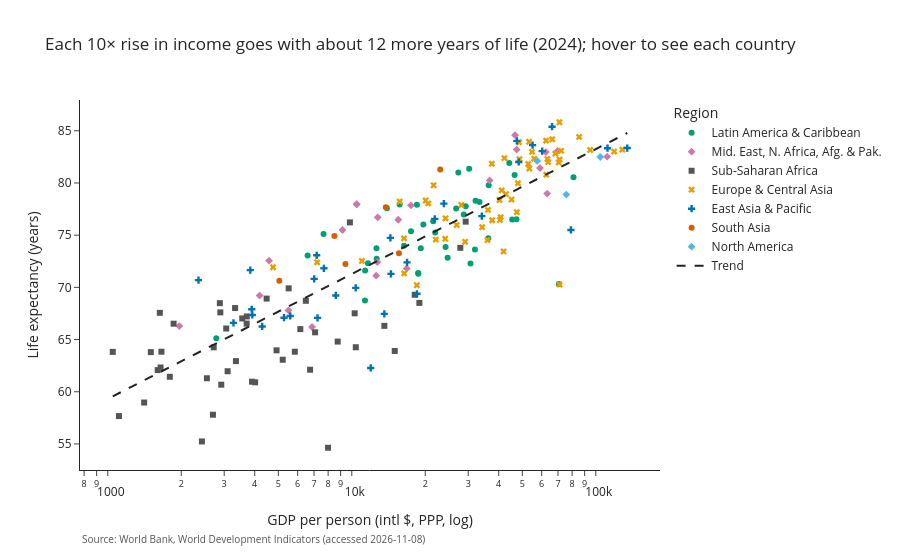

The cell this chart's notebook holds for it:
### Code cell
fig = px.scatter(sc.reset_index(), x="gdp_per_capita", y="life_expectancy", color="region", symbol="region",
                 color_discrete_map=REGION_COLORS, log_x=True, hover_name="country",
                 hover_data={"region": False, "gdp_per_capita": ":$,.0f", "life_expectancy": ":.1f", "residual": ":+.1f",
                             "population": ":,.0f"},
                 labels={"gdp_per_capita": "GDP per person (intl $, PPP, log)", "life_expectancy": "Life expectancy (years)",
                         "residual": "Years vs trend", "region": "Region"},
                 title=f"Each 10× rise in income goes with about {slope:.0f} more years of life ({LATEST}); hover to see each country")
fig.add_trace(go.Scatter(x=10 ** xs, y=intercept + slope * xs, mode="lines", name="Trend",
                         line=dict(color="#222222", dash="dash"), hoverinfo="skip"))
save_plotly(fig, "p5_scatter_interactive")

### Figure 1 — Plotly figure (JSON) as saved in the notebook; plotly's stock layout.template omitted (floating-point values rounded to 4 significant figures; data arrays with more than 128 entries replaced by an {"elided": "..."} marker saying what was removed)
{"data": [{"customdata": [["Latin America & Caribbean", -2.646, 107995], ["Latin America & Caribbean", 1.145, 45696159], ["Latin America & Caribbean", 0.8996, 93772], ["Latin America & Caribbean", -3.262, 401283], ["Latin America & Caribbean", 1.249, 417072], ["Latin America & Caribbean", -3.19, 12413315], ["Latin America & Caribbean", 1.232, 211998573], ["Latin America & Caribbean", 1.06, 282467], ["Latin America & Caribbean", 4.324, 19764771], ["Latin America & Caribbean", 3.441, 52886363], ["Latin America & Caribbean", 4.492, 5129910], ["Latin America & Caribbean", 0.2187, 155967], ["Latin America & Caribbean", -1.611, 74457], ["Latin America & Caribbean", -3.25, 66205], ["Latin America & Caribbean", -2.011, 11427557], ["Latin America & Caribbean", 4.579, 18135478], ["Latin America & Caribbean", 1.183, 117207], ["Latin America & Caribbean", 0.2467, 18406359], ["Latin America & Caribbean", -11.11, 831087], ["Latin America & Caribbean", 3.93, 10825703], ["Latin America & Caribbean", 0.4841, 11772557], ["Latin America & Caribbean", -0.3278, 2839175], ["Latin America & Caribbean", -4.821, 46843], ["Latin America & Caribbean", -3.133, 179744], ["Latin America & Caribbean", -0.1066, 130861007], ["Latin America & Caribbean", 5.204, 6916140], ["Latin America & Caribbean", 1.782, 4515577], ["Latin America & Caribbean", 4.314, 34217848], ["Latin America & Caribbean", 2.897, 3202521], ["Latin America & Caribbean", 0.1413, 6929153], ["Latin America & Caribbean", 0.2295, 6338193], ["Latin America & Caribbean", -0.9075, 634431], ["Latin America & Caribbean", -2.828, 43350], ["Latin America & Caribbean", 0.6352, 46535], ["Latin America & Caribbean", -3.701, 1368333], ["Latin America & Caribbean", 0.9381, 3386588], ["Latin America & Caribbean", -3.155, 100616], ["Latin America & Caribbean", 1.506, 104377]], "hovertemplate": "<b>%{hovertext}</b><br><br>GDP per person (intl $, PPP, log)=%{x:$,.0f}<br>Life expectancy (years)=%{y:.1f}<br>Years vs trend=%{customdata[1]:+.1f}<br>population=%{customdata[2]:,.0f}<extra></extra>", "hovertext": ["Aruba", "Argentina", "Antigua and Barbuda", "Bahamas", "Belize", "Bolivia", "Brazil", "Barbados", "Chile", "Colombia", "Costa Rica", "Curacao", "Cayman Islands", "Dominica", "Dominican Republic", "Ecuador", "Grenada", "Guatemala", "Guyana", "Honduras", "Haiti", "Jamaica", "St. Kitts and Nevis", "St. Lucia", "Mexico", "Nicaragua", "Panama", "Peru", "Puerto Rico (US)", "Paraguay", "El Salvador", "Suriname", "Sint Maarten (Dutch part)", "Turks and Caicos Islands", "Trinidad and Tobago", "Uruguay", "St. Vincent and the Grenadines", "Virgin Islands (U.S.)"], "legendgroup": "Latin America & Caribbean", "marker": {"color": "#009E73", "symbol": "circle"}, "mode": "markers", "name": "Latin America & Caribbean", "orientation": "v", "showlegend": true, "type": "scatter", "x": [45430.0, 26770.0, 29300.0, 36240.0, 12620.0, 11330.0, 19650.0, 21560.0, 30270.0, 18480.0, 27330.0, 28760.0, 81000.0, 18740.0, 24230.0, 13920.0, 17480.0, 12640.0, 70520.0, 6591.0, 2784.0, 11340.0, 30660.0, 24700.0, 21970.0, 7661.0, 36390.0, 15710.0, 44220.0, 16370.0, 11650.0, 19180.0, 47300.0, 33390.0, 31960.0, 32150.0, 18710.0, 46480.0], "xaxis": "x", "y": [76.5, 77.54, 77.77, 74.71, 73.74, 68.74, 76.02, 76.33, 81.36, 77.91, 81.0, 76.99, 80.54, 71.29, 73.87, 77.58, 75.37, 72.75, 70.32, 73.04, 65.12, 71.61, 72.28, 72.85, 75.26, 75.1, 79.78, 77.94, 81.9, 73.98, 72.3, 73.76, 76.53, 78.18, 73.62, 78.29, 71.38, 80.77], "yaxis": "y"}, {"customdata": [["Mid. East, N. Africa, Afg. & Pak.", 3.466, 42647492], ["Mid. East, N. Africa, Afg. & Pak.", 1.699, 10986400], ["Mid. East, N. Africa, Afg. & Pak.", 0.9137, 1588670], ["Mid. East, N. Africa, Afg. & Pak.", -3.128, 1168722], ["Mid. East, N. Africa, Afg. & Pak.", 2.917, 46814308], ["Mid. East, N. Africa, Afg. & Pak.", -2.17, 116538258], ["Mid. East, N. Africa, Afg. & Pak.", 3.67, 91567738], ["Mid. East, N. Africa, Afg. & Pak.", -0.1085, 46042015], ["Mid. East, N. Africa, Afg. & Pak.", 3.832, 10002200], ["Mid. East, N. Africa, Afg. & Pak.", 6.463, 11552876], ["Mid. East, N. Africa, Afg. & Pak.", 5.295, 4897263], ["Mid. East, N. Africa, Afg. & Pak.", 6.426, 5805962], ["Mid. East, N. Africa, Afg. & Pak.", -1.354, 7381023], ["Mid. East, N. Africa, Afg. & Pak.", 4.667, 38081173], ["Mid. East, N. Africa, Afg. & Pak.", 2.161, 568847], ["Mid. East, N. Africa, Afg. & Pak.", 2.206, 5281538], ["Mid. East, N. Africa, Afg. & Pak.", -0.3764, 251269164], ["Mid. East, N. Africa, Afg. & Pak.", 2.452, 5289152], ["Mid. East, N. Africa, Afg. & Pak.", -1.281, 2857822], ["Mid. East, N. Africa, Afg. & Pak.", -1.879, 35300280], ["Mid. East, N. Africa, Afg. & Pak.", 5.338, 24672760], ["Mid. East, N. Africa, Afg. & Pak.", 4.158, 12277109]], "hovertemplate": "<b>%{hovertext}</b><br><br>GDP per person (intl $, PPP, log)=%{x:$,.0f}<br>Life expectancy (years)=%{y:.1f}<br>Years vs trend=%{customdata[1]:+.1f}<br>population=%{customdata[2]:,.0f}<extra></extra>", "hovertext": ["Afghanistan", "United Arab Emirates", "Bahrain", "Djibouti", "Algeria", "Egypt", "Iran", "Iraq", "Israel", "Jordan", "Kuwait", "Lebanon", "Libya", "Morocco", "Malta", "Oman", "Pakistan", "West Bank & Gaza", "Qatar", "Saudi Arabia", "Syria", "Tunisia"], "legendgroup": "Mid. East, N. Africa, Afg. & Pak.", "marker": {"color": "#CC79A7", "symbol": "diamond"}, "mode": "markers", "name": "Mid. East, N. Africa, Afg. & Pak.", "orientation": "v", "showlegend": true, "type": "scatter", "x": [1964.0, 69700.0, 59060.0, 6871.0, 15500.0, 16800.0, 17480.0, 12730.0, 47390.0, 10470.0, 46660.0, 10470.0, 12580.0, 9163.0, 62400.0, 36720.0, 5502.0, 4191.0, 111300.0, 63190.0, 4579.0, 12770.0], "xaxis": "x", "y": [66.29, 83.07, 81.42, 66.2, 76.47, 71.81, 77.85, 72.42, 83.2, 77.98, 84.58, 77.94, 71.12, 75.49, 82.96, 80.25, 67.8, 69.21, 82.52, 78.98, 72.56, 76.71], "yaxis": "y"}, {"customdata": {"elided": "46x3 mixed values"}, "hovertemplate": "<b>%{hovertext}</b><br><br>GDP per person (intl $, PPP, log)=%{x:$,.0f}<br>Life expectancy (years)=%{y:.1f}<br>Years vs trend=%{customdata[1]:+.1f}<br>population=%{customdata[2]:,.0f}<extra></extra>", "hovertext": ["Angola", "Burundi", "Benin", "Burkina Faso", "Botswana", "Central African Republic", "Côte d'Ivoire", "Cameroon", "DR Congo", "Congo", "Comoros", "Cabo Verde", "Ethiopia", "Gabon", "Ghana", "Guinea", "Gambia", "Guinea-Bissau", "Equatorial Guinea", "Kenya", "Liberia", "Lesotho", "Madagascar", "Mali", "Mozambique", "Mauritania", "Mauritius", "Malawi", "Namibia", "Niger", "Nigeria", "Rwanda", "Sudan", "Senegal", "Sierra Leone", "Somalia, Fed. Rep.", "Sao Tome and Principe", "Eswatini", "Seychelles", "Chad", "Togo", "Tanzania", "Uganda", "South Africa", "Zambia", "Zimbabwe"], "legendgroup": "Sub-Saharan Africa", "marker": {"color": "#555555", "symbol": "square"}, "mode": "markers", "name": "Sub-Saharan Africa", "orientation": "v", "showlegend": true, "type": "scatter", "x": [8753.0, 1048.0, 3901.0, 2549.0, 18110.0, 1111.0, 6747.0, 4917.0, 1602.0, 6153.0, 3556.0, 9826.0, 2892.0, 18920.0, 7073.0, 4016.0, 3058.0, 2718.0, 15000.0, 5842.0, 1646.0, 2698.0, 1659.0, 2918.0, 1501.0, 6483.0, 27840.0, 1634.0, 10280.0, 1796.0, 7994.0, 3325.0, 1861.0, 4478.0, 3099.0, 1409.0, 5512.0, 10390.0, 29290.0, 2431.0, 3351.0, 3713.0, 2880.0, 13600.0, 3708.0, 5212.0], "xaxis": "x", "y": [64.81, 63.82, 60.96, 61.29, 69.29, 57.67, 62.11, 63.97, 62.07, 66.0, 67.02, 76.22, 67.6, 68.51, 65.69, 60.9, 66.06, 64.25, 63.91, 63.83, 62.32, 57.8, 63.84, 60.67, 63.8, 68.71, 73.79, 67.56, 67.52, 61.43, 54.63, 68.02, 66.52, 68.92, 61.96, 58.97, 69.91, 64.26, 76.3, 55.24, 62.94, 67.21, 68.49, 66.31, 66.53, 63.06], "yaxis": "y"}, {"customdata": {"elided": "53x3 mixed values"}, "hovertemplate": "<b>%{hovertext}</b><br><br>GDP per person (intl $, PPP, log)=%{x:$,.0f}<br>Life expectancy (years)=%{y:.1f}<br>Years vs trend=%{customdata[1]:+.1f}<br>population=%{customdata[2]:,.0f}<extra></extra>", "hovertext": ["Albania", "Andorra", "Armenia", "Austria", "Azerbaijan", "Belgium", "Bulgaria", "Bosnia and Herzegovina", "Belarus", "Switzerland", "Cyprus", "Czechia", "Germany", "Denmark", "Spain", "Estonia", "Finland", "France", "Faroe Islands", "United Kingdom", "Georgia", "Greece", "Greenland", "Croatia", "Hungary", "Ireland", "Iceland", "Italy", "Kazakhstan", "Kyrgyzstan", "Lithuania", "Luxembourg", "Latvia", "Moldova", "North Macedonia", "Montenegro", "Netherlands", "Norway", "Poland", "Portugal", "Romania", "Russia", "San Marino", "Serbia", "Slovakia", "Slovenia", "Sweden", "Tajikistan", "Turkmenistan", "Türkiye", "Ukraine", "Uzbekistan", "Kosovo"], "legendgroup": "Europe & Central Asia", "marker": {"color": "#E69F00", "symbol": "x"}, "mode": "markers", "name": "Europe & Central Asia", "orientation": "v", "showlegend": true, "type": "scatter", "x": [21640.0, 66230.0, 20080.0, 63790.0, 22090.0, 63310.0, 34220.0, 20580.0, 29140.0, 85450.0, 52860.0, 47970.0, 62650.0, 71030.0, 48460.0, 41190.0, 55900.0, 54800.0, 72110.0, 53410.0, 24150.0, 37470.0, 71040.0, 42830.0, 40750.0, 118800.0, 68230.0, 53280.0, 35970.0, 7211.0, 47460.0, 128500.0, 37620.0, 16390.0, 24200.0, 28110.0, 70490.0, 94800.0, 45150.0, 42230.0, 40500.0, 41890.0, 70950.0, 26900.0, 40300.0, 48660.0, 62560.0, 4756.0, 18470.0, 36150.0, 16370.0, 11000.0, 15720.0], "xaxis": "x", "y": [79.78, 84.19, 78.32, 82.0, 74.58, 82.3, 75.76, 78.04, 74.37, 84.41, 81.82, 79.98, 80.79, 82.25, 83.89, 79.3, 82.34, 82.98, 83.08, 81.39, 74.66, 81.84, 70.27, 78.93, 76.72, 83.01, 82.81, 83.95, 74.53, 72.4, 77.2, 83.2, 76.43, 71.33, 76.62, 77.89, 81.97, 83.16, 78.41, 82.38, 76.46, 73.44, 85.82, 75.97, 78.37, 82.29, 84.06, 71.93, 70.2, 77.42, 74.69, 72.53, 78.22], "yaxis": "y"}, {"customdata": [["East Asia & Pacific", 2.433, 27194286], ["East Asia & Pacific", -6.525, 462721], ["East Asia & Pacific", 2.222, 1408975000], ["East Asia & Pacific", -5.412, 928784], ["East Asia & Pacific", 0.955, 113160], ["East Asia & Pacific", 4.291, 7524100], ["East Asia & Pacific", -1.913, 283487931], ["East Asia & Pacific", 4.661, 123975371], ["East Asia & Pacific", 1.382, 17638801], ["East Asia & Pacific", 1.121, 134518], ["East Asia & Pacific", 3.483, 51751065], ["East Asia & Pacific", -1.272, 7769819], ["East Asia & Pacific", -0.489, 687000], ["East Asia & Pacific", -2.525, 37548], ["East Asia & Pacific", -0.8627, 54500091], ["East Asia & Pacific", -1.591, 3524788], ["East Asia & Pacific", -0.8365, 35557673], ["East Asia & Pacific", -9.93, 11947], ["East Asia & Pacific", 2.543, 5290000], ["East Asia & Pacific", -1.527, 115843670], ["East Asia & Pacific", -5.094, 17695], ["East Asia & Pacific", -0.6296, 10576502], ["East Asia & Pacific", -1.442, 6036860], ["East Asia & Pacific", 6.932, 819198], ["East Asia & Pacific", 1.214, 71668011], ["East Asia & Pacific", 1.529, 1400638], ["East Asia & Pacific", 3.511, 104175], ["East Asia & Pacific", -1.001, 9646], ["East Asia & Pacific", 1.562, 100987686], ["East Asia & Pacific", 5.352, 327777], ["East Asia & Pacific", 1.913, 218019]], "hovertemplate": "<b>%{hovertext}</b><br><br>GDP per person (intl $, PPP, log)=%{x:$,.0f}<br>Life expectancy (years)=%{y:.1f}<br>Years vs trend=%{customdata[1]:+.1f}<br>population=%{customdata[2]:,.0f}<extra></extra>", "hovertext": ["Australia", "Brunei Darussalam", "China", "Fiji", "Micronesia", "Hong Kong", "Indonesia", "Japan", "Cambodia", "Kiribati", "South Korea", "Laos", "Macao", "Marshall Islands", "Myanmar", "Mongolia", "Malaysia", "Nauru", "New Zealand", "Philippines", "Palau", "Papua New Guinea", "Singapore", "Solomon Islands", "Thailand", "Timor-Leste", "Tonga", "Tuvalu", "Vietnam", "Vanuatu", "Samoa"], "legendgroup": "East Asia & Pacific", "marker": {"color": "#0072B2", "symbol": "cross"}, "mode": "markers", "name": "East Asia & Pacific", "orientation": "v", "showlegend": true, "type": "scatter", "x": [60310.0, 79070.0, 23840.0, 13590.0, 3911.0, 66190.0, 14470.0, 47480.0, 7012.0, 3275.0, 55070.0, 8600.0, 111700.0, 7237.0, 5276.0, 16840.0, 34120.0, 11960.0, 48330.0, 10380.0, 18500.0, 4293.0, 134500.0, 2354.0, 21880.0, 3891.0, 7181.0, 5592.0, 14400.0, 3837.0, 7687.0], "xaxis": "x", "y": [83.05, 75.5, 78.02, 67.46, 67.36, 85.39, 71.29, 84.04, 70.82, 66.6, 83.63, 69.22, 83.33, 67.08, 67.09, 72.4, 76.82, 62.28, 82.01, 69.95, 69.38, 66.26, 83.35, 70.69, 76.56, 67.9, 73.07, 67.26, 74.74, 71.65, 71.83], "yaxis": "y"}, {"customdata": [["South Asia", 4.502, 173562364], ["South Asia", -0.3304, 791524], ["South Asia", 1.267, 1450935791], ["South Asia", 4.721, 21916000], ["South Asia", 5.669, 527799], ["South Asia", 2.909, 29651054]], "hovertemplate": "<b>%{hovertext}</b><br><br>GDP per person (intl $, PPP, log)=%{x:$,.0f}<br>Life expectancy (years)=%{y:.1f}<br>Years vs trend=%{customdata[1]:+.1f}<br>population=%{customdata[2]:,.0f}<extra></extra>", "hovertext": ["Bangladesh", "Bhutan", "India", "Sri Lanka", "Maldives", "Nepal"], "legendgroup": "South Asia", "marker": {"color": "#D55E00", "symbol": "circle"}, "mode": "markers", "name": "South Asia", "orientation": "v", "showlegend": true, "type": "scatter", "x": [8487.0, 15600.0, 9416.0, 13790.0, 23030.0, 5047.0], "xaxis": "x", "y": [74.93, 73.26, 72.23, 77.67, 81.28, 70.64], "yaxis": "y"}, {"customdata": [["North America", -0.9748, 64636], ["North America", 1.735, 41262329], ["North America", -2.909, 340003797]], "hovertemplate": "<b>%{hovertext}</b><br><br>GDP per person (intl $, PPP, log)=%{x:$,.0f}<br>Life expectancy (years)=%{y:.1f}<br>Years vs trend=%{customdata[1]:+.1f}<br>population=%{customdata[2]:,.0f}<extra></extra>", "hovertext": ["Bermuda", "Canada", "United States"], "legendgroup": "North America", "marker": {"color": "#56B4E9", "symbol": "diamond"}, "mode": "markers", "name": "North America", "orientation": "v", "showlegend": true, "type": "scatter", "x": [104300.0, 57530.0, 75700.0], "xaxis": "x", "y": [82.49, 82.11, 78.89], "yaxis": "y"}, {"hoverinfo": "skip", "line": {"color": "#222222", "dash": "dash"}, "mode": "lines", "name": "Trend", "type": "scatter", "x": [1048.0, 1157.0, 1278.0, 1411.0, 1558.0, 1720.0, 1899.0, 2097.0, 2315.0, 2557.0, 2823.0, 3117.0, 3442.0, 3800.0, 4196.0, 4633.0, 5115.0, 5648.0, 6236.0, 6886.0, 7603.0, 8395.0, 9269.0, 10230.0, 11300.0, 12480.0, 13780.0, 15210.0, 16800.0, 18550.0, 20480.0, 22610.0, 24970.0, 27570.0, 30440.0, 33610.0, 37110.0, 40970.0, 45240.0, 49950.0, 55160.0, 60900.0, 67250.0, 74250.0, 81980.0, 90520.0, 99950.0, 110400.0, 121900.0, 134500.0], "y": [59.56, 60.07, 60.59, 61.1, 61.62, 62.13, 62.65, 63.16, 63.68, 64.19, 64.71, 65.22, 65.74, 66.25, 66.77, 67.28, 67.8, 68.31, 68.83, 69.34, 69.86, 70.37, 70.89, 71.4, 71.92, 72.43, 72.95, 73.46, 73.98, 74.49, 75.01, 75.52, 76.03, 76.55, 77.06, 77.58, 78.09, 78.61, 79.12, 79.64, 80.15, 80.67, 81.18, 81.7, 82.21, 82.73, 83.24, 83.76, 84.27, 84.79]}], "layout": {"annotations": [{"font": {"color": "#555555", "size": 10}, "showarrow": false, "text": "Source: World Bank, World Development Indicators (accessed 2026-11-08)", "x": 0, "xanchor": "left", "xref": "paper", "y": 0, "yanchor": "top", "yref": "paper", "yshift": -60}], "legend": {"title": {"text": "Region"}, "tracegroupgap": 0}, "margin": {"b": 90}, "title": {"text": "Each 10× rise in income goes with about 12 more years of life (2024); hover to see each country"}, "xaxis": {"anchor": "y", "domain": [0, 1], "title": {"text": "GDP per person (intl $, PPP, log)"}, "type": "log"}, "yaxis": {"anchor": "x", "domain": [0, 1], "title": {"text": "Life expectancy (years)"}}}}
